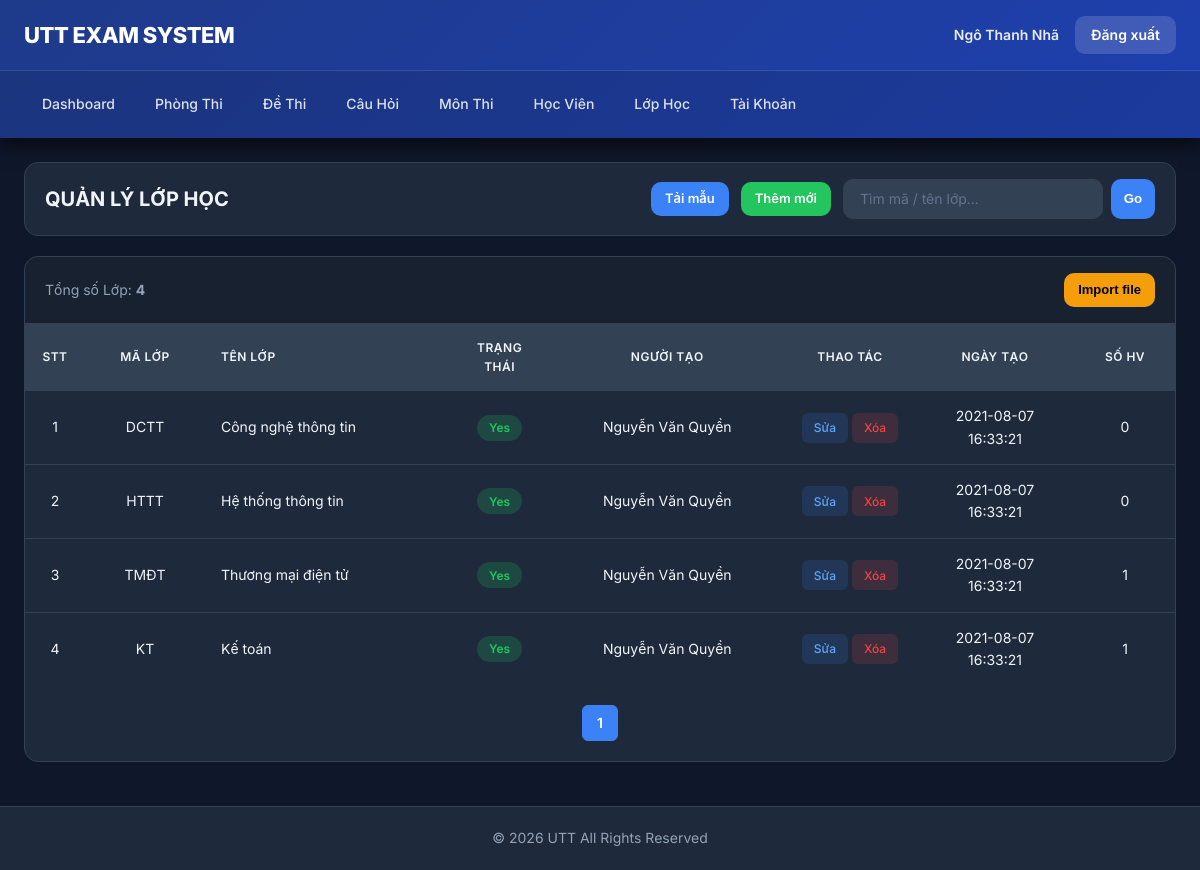
The app's page /public/index.php?url=LophocController/index (signed in) with its own data.
### tables this page shows
CREATE TABLE `lop_hoc` (
  `id` int(11) NOT NULL,
  `ma_lop` varchar(20) NOT NULL,
  `ten_lop` varchar(100) NOT NULL,
  `trangthai` tinyint(4) DEFAULT 1,
  `nguoi_tao` varchar(100) DEFAULT NULL,
  `created_at` datetime DEFAULT current_timestamp()
);

### Core/Controller.php (called while the page is built, shortened)
<?php
class Controller{
  public function model($name){
    return new $name;
  }
  public function view($layout,$data=[]){
    require_once __DIR__."/../MVC/Views/$layout.php";
  }
}

### MVC/Controllers/LophocController.php (called while the page is built, shortened)
<?php
class LophocController extends Controller
{
  private function getFlash($k)
  {
    $v = $_SESSION["_flash"][$k] ?? "";
    return $v;
  }
  public function index()
  {
    $q = trim($_GET["q"] ?? "");
    $m = $this->model("Lophoc_m");
    if ($q !== "") {
      $rows = $m->search($q);
    } else {
      $rows = $m->getAll();
    }
    $this->view("layout_admin", [
      "page" => "Pages/lh_list",
      "rows" => $rows,
      "q" => $q,
      "msg" => $this->getFlash("msg"),
      "err" => $this->getFlash("err")
    ]);
  }
}

### Core/App.php (called while the page is built, shortened)
<?php
class App {
  public function __construct(){
    $url = $_GET["url"] ?? "AuthController/login";
    $arr = explode("/", trim($url,"/"));
    $action     = $arr[1] ?? "login";
    $params     = array_slice($arr,2);
    $c = new $controller;
    call_user_func_array([$c,$action], $params);
  }
}

### public/index.php (called while the page is built, shortened)
<?php
require_once __DIR__."/../Core/Database.php";
require_once __DIR__."/../Core/Controller.php";
require_once __DIR__."/../Core/App.php";
new App();

### Core/Database.php (called while the page is built, shortened)
<?php
class Database
{
  public function __construct()
  {
    $dsn = "mysql:host=" . DB_HOST . ";port=" . DB_PORT . ";dbname=" . DB_NAME . ";charset=utf8mb4";
    $this->con = new PDO($dsn, DB_USER, DB_PASS, [
      PDO::ATTR_ERRMODE => PDO::ERRMODE_EXCEPTION,
      PDO::ATTR_DEFAULT_FETCH_MODE => PDO::FETCH_ASSOC
    ]);
  }
}

### MVC/Models/Lophoc_m.php (called while the page is built, shortened)
<?php
class Lophoc_m extends Database {
  public function getAll(){
    $sql = "
      SELECT l.*,
             (SELECT COUNT(*) FROM users u WHERE u.lop_id = l.id) AS so_hoc_vien
      FROM lop_hoc l
      ORDER BY l.id DESC
    ";
    return $this->con->query($sql)->fetchAll();
  }
}

### MVC/Views/Pages/lh_list.php (the view, shortened to what this page needs)
<?php
$rows = $data["rows"] ?? [];
$q = $data["q"] ?? "";
?>
<div class="page-head compact">
  <div class="page-title">QUẢN LÝ LỚP HỌC</div>
  <div class="page-actions">
    <a class="btn btn-primary btn-sm" href="<?= BASE_URL ?>/index.php?url=LophocController/template">Tải mẫu</a>
    <a class="btn btn-success btn-sm" href="<?= BASE_URL ?>/index.php?url=LophocController/create">Thêm mới</a>
    <form class="search-form" method="get" action="<?= BASE_URL ?>/index.php">
      <input name="q" value="<?= htmlspecialchars($q) ?>" placeholder="Tìm mã / tên lớp...">
      <button type="submit" class="btn-search">Go</button>
    </form>
  </div>
</div>
<div class="box">
  <div class="box-sub">
    <div>Tổng số Lớp: <b><?= count($rows) ?></b>
    </div>
    <button class="btn btn-warning btn-sm" type="button" onclick="openModal()">Import file</button>
  </div>
  <table class="tbl">
    <thead>
      <tr>
        <th style="width:60px;text-align:center">STT</th>
        <th style="width:120px;text-align:center">Mã lớp</th>
        <th>Tên lớp</th>
        <th style="width:100px;text-align:center">Trạng thái</th>
        <th style="text-align:center">Người tạo</th>
        <th style="width:130px;text-align:center">Thao tác</th>
        <th style="width:160px;text-align:center">Ngày tạo</th>
        <th style="width:100px;text-align:center">Số HV</th>
      </tr>
    </thead>
    <tbody>
      <?php foreach ($rows as $i => $r): ?>
        <tr>
          <td style="text-align:center"><?= $i + 1 ?></td>
          <td style="text-align:center"><?= htmlspecialchars($r["ma_lop"]) ?></td>
          <td><?= htmlspecialchars($r["ten_lop"]) ?></td>
          <td style="text-align:center">
            <span
              class="pill <?= ((int) $r["trangthai"] === 1 ? 'yes' : 'no') ?>"><?= ((int) $r["trangthai"] === 1 ? 'Yes' : 'No') ?></span>
          </td>
          <td style="text-align:center"><?= htmlspecialchars($r["nguoi_tao"]) ?></td>
          <td style="text-align:center">
            <a class="action-btn edit" href="<?= BASE_URL ?>/index.php?url=LophocController/edit/<?= $r["id"] ?>">Sửa</a>
            <a class="action-btn delete" onclick="return confirm('Xóa lớp này?')"
              href="<?= BASE_URL ?>/index.php?url=LophocController/delete/<?= $r["id"] ?>">Xóa</a>
          </td>
          <td style="text-align:center"><?= htmlspecialchars($r["created_at"] ?? "") ?></td>
          <td style="text-align:center"><?= (int) ($r["so_hoc_vien"] ?? 0) ?></td>
        </tr>
      <?php endforeach; ?>
    </tbody>
  </table>
  <div class="pager"><a class="page active" href="#">1</a></div>
</div>

### records on screen
lop_hoc: ma_lop "DCTT", ten_lop "Công nghệ thông tin", trangthai "Yes", nguoi_tao "Nguyễn Văn Quyền", created_at "2021-08-07 16:33:21", so_hoc_vien "0"
lop_hoc: ma_lop "HTTT", ten_lop "Hệ thống thông tin", trangthai "Yes", nguoi_tao "Nguyễn Văn Quyền", created_at "2021-08-07 16:33:21", so_hoc_vien "0"
lop_hoc: ma_lop "TMĐT", ten_lop "Thương mại điện tử", trangthai "Yes", nguoi_tao "Nguyễn Văn Quyền", created_at "2021-08-07 16:33:21", so_hoc_vien "1"
lop_hoc: ma_lop "KT", ten_lop "Kế toán", trangthai "Yes", nguoi_tao "Nguyễn Văn Quyền", created_at "2021-08-07 16:33:21", so_hoc_vien "1"

### other values on screen
$u["hoten"] "Ngô Thanh Nhã"
count($rows) "4"
